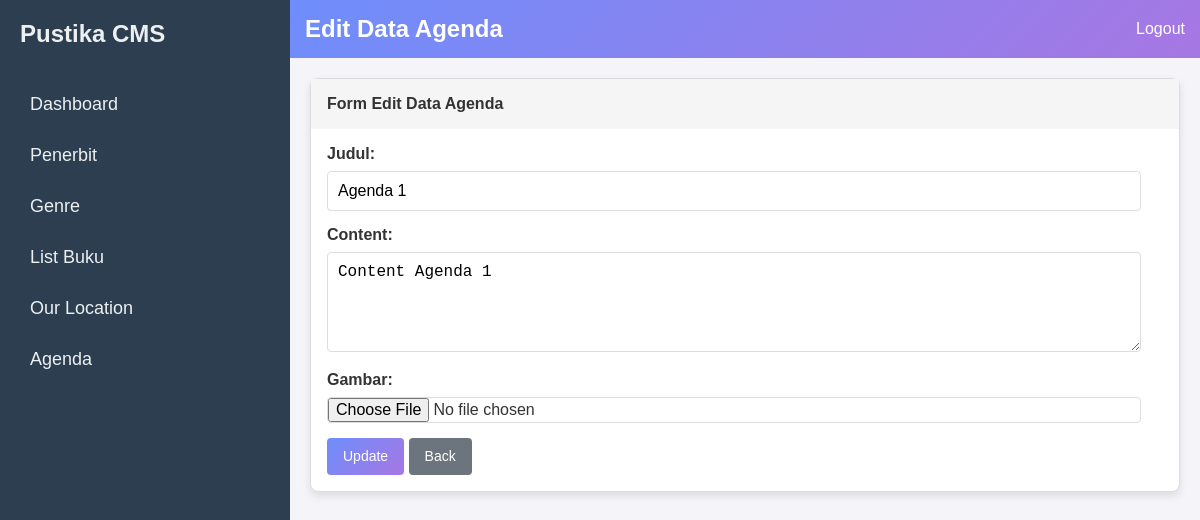
Page /admin-agenda/edit/2 (signed in) on the earlier database version.
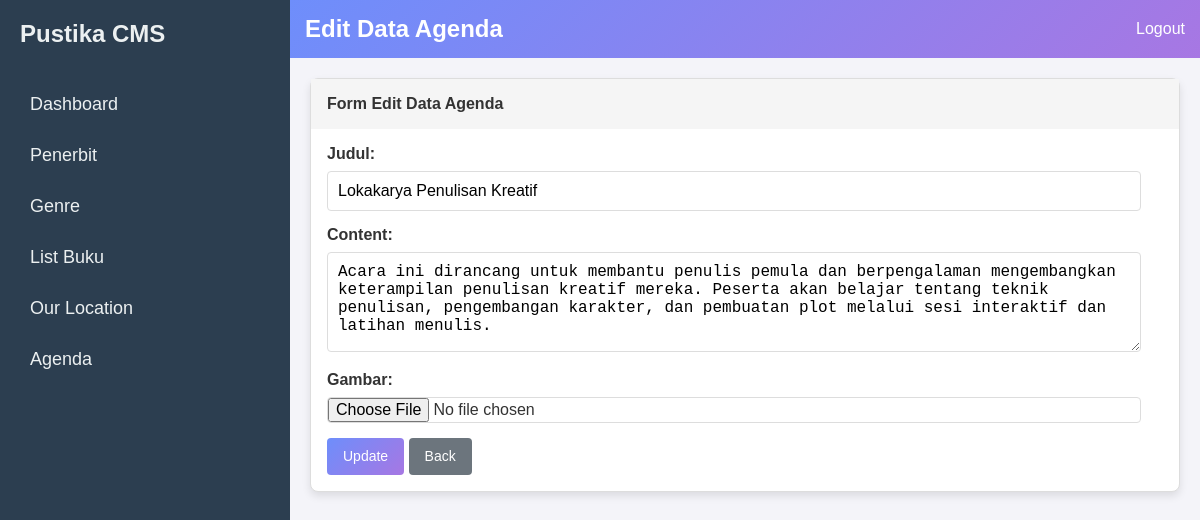
Same page on the later database version.
### tables this page shows
CREATE TABLE `agenda` (
  `id` int NOT NULL AUTO_INCREMENT,
  `gambar` varchar(255) DEFAULT NULL,
  `title` varchar(255) DEFAULT NULL,
  `description` text,
  `created_at` timestamp NULL DEFAULT CURRENT_TIMESTAMP,
  PRIMARY KEY (`id`)
);

### Core/ResponseFactory.php (called while the page is built, shortened)
<?php
class ResponseFactory
{
    public static function view($config, $templates, $data = []): Response
    {
        extract($data);
        if (is_array($templates)) {
            foreach ($templates as $template) {
                include $config::VIEW_PATH . str_replace('.', DIRECTORY_SEPARATOR, $template) . '.php';
            }
        } else {
            include $config::VIEW_PATH . str_replace('.', DIRECTORY_SEPARATOR, $templates) . '.php';
        }
        $content = ob_get_clean();
        if (isset($data['layout'])) {
            $layoutPath = $config::VIEW_PATH . 'layouts/' . $data['layout'] . '.php';
            if (file_exists($layoutPath)) {
                $responseContent = ob_get_clean();
            } else {
                $responseContent = $content;
            }
        } else {
            $responseContent = $content;
        }
        return new Response($responseContent, [
            'Content-Type' => 'text/html'
        ], 200);
    }
}

### Core/helpers.php (called while the page is built, shortened)
<?php
if (!function_exists('view')) {
    function view($views, $data = [], $layout = null)
    {
        $data['layout'] = $layout;
        return ResponseFactory::view(app()->getConfig(), $views, $data);
    }
}
if (!function_exists('app')) {
    function app()
    {
        return Pustika::getInstance();
    }
}

### App/Controllers/AdminAgendaController.php (called while the page is built, shortened)
<?php
class AdminAgendaController
{
    protected $agendaModel;
    public function __construct()
    {
        $this->agendaModel = new Agenda();
    }
    public function edit(Request $request, $id)
    {
        $agenda = $this->agendaModel->find($id);
        $data = [
            'user' => auth(),
            'csrfToken' => Security::getCsrfToken(),
            'agenda' => $agenda,
        ];
        return view('admin/agenda/edit', $data, 'admin');
    }
}

### Core/Router.php (called while the page is built, shortened)
<?php
class Router
{
    protected $config;
    public function __construct($config)
    {
        $this->config = $config;
    }
    public function handle(Request $request): Response
    {
        $uri = $request->server('REQUEST_URI');
        $uri = str_replace($this->config::BASE_URL, "", $uri);
        $args = explode('/', trim($uri, '/'));
        if (1 === count($args)) {
            $controller = $this->config::DEFAULT_CONTROLLER;
            $method = array_shift($args) ?: $this->config::ACTION_INDEX;
        } else {
            $controller = array_shift($args);
            $method = array_shift($args);
        }
        $method = explode('?', $method, 2)[0];
        $controller = $this->convertToCamelCase($controller);
        $method = $this->convertToStudlyCaps($method);
        return $this->run($controller, $method, $args, $request);
    }
    protected function convertToCamelCase($value): string
    {
        return str_replace(' ', '', ucwords(str_replace('-', ' ', $value)));
    }
    protected function convertToStudlyCaps($value): string
    {
        return lcfirst($this->convertToCamelCase($value));
    }
    protected function run($controller, $method, $args, Request $request): Response
    {
        array_unshift($args, $request);
        $class = $this->config::CONTROLLER_NAMESPACE."\\{$controller}Controller";
        if (class_exists($class) && is_callable($toCall = [new $class, $method])) {
            $result = call_user_func_array($toCall, $args);
        } else {
            $class = $this->config::CONTROLLER_NAMESPACE.'\\'.$this->config::DEFAULT_CONTROLLER.'Controller';
            $result = call_user_func([new $class, $this->config::ACTION_404], $request);
        }
        return $result;
    }
}

### public/index.php (called while the page is built, shortened)
<?php
require_once dirname(__DIR__) . '/Core/helpers.php';
$app = Core\Pustika::getInstance(App\Config::class);

### Core/Database.php (called while the page is built, shortened)
<?php
final class Database
{
    private static $conn = null;
    public static function getConnection()
    {
        if (is_null(self::$conn)) {
            $c = app()->getConfig()::DB_CONFIG;
            $dsn = "mysql:host={$c['host']};dbname={$c['dbname']};";
            if (isset($c['port'])) {
                $dsn .= "port={$c['port']};";
            }
            self::$conn = new \PDO(
                $dsn,
                $c['username'],
                $c['password']
            );
            self::$conn->setAttribute(\PDO::ATTR_ERRMODE, \PDO::ERRMODE_EXCEPTION);
        }
        return self::$conn;
    }
}

### Core/Model.php (called while the page is built, shortened)
<?php
class Model
{
    protected $table = null;
    protected $key = "id";
    public function find($id, $columns = ['*'], $fetchStyle = \PDO::FETCH_BOTH)
    {
        $columns = implode(",", $columns);
        $stmt = Database::getConnection()
            ->prepare("SELECT $columns FROM $this->table WHERE $this->key=?");
        $stmt->execute([$id]);
        return $stmt->fetch($fetchStyle);
    }
}

### App/Views/admin/agenda/edit.php (the view, shortened to what the changed rows need)
<header class="header">
    <h1>Edit Data Agenda</h1>
</header>
<div class="card">
    <div class="card-body">
        <form action="/admin-agenda/update/<?php echo htmlspecialchars(
            $agenda['id']
        ); ?>" method="POST" enctype="multipart/form-data">
            <label for="title">Judul:</label>
            <input type="text" id="title" name="title" placeholder="Judul" value="<?php echo htmlspecialchars(
                $agenda['title']
            ); ?>" required>
            <label for="description">Content:</label>
            <textarea id="description" name="description" placeholder="Deskripsi"><?php echo htmlspecialchars(
                $agenda['description']
            ); ?></textarea>
            <label for="gambar">Gambar:</label>
            <input type="file" id="gambar" name="gambar">
            <button type="submit" class="btn btn-sm btn-primary">Update</button>
            <a href="/admin-agenda/index" class="btn btn-sm btn-secondary">Back</a>
        </form>
    </div>
</div>

Differences in the rows shown:
changed agenda: title "Agenda 1" → "Lokakarya Penulisan Kreatif"; description "Content Agenda 1" → "Acara ini dirancang untuk membantu penulis pemula dan berpengalaman mengembangkan keterampilan penulisan kreatif mereka. Peserta akan belajar tentang teknik penulisan, pengembangan karakter, dan pembuatan plot melalui sesi interaktif dan latihan menulis."
